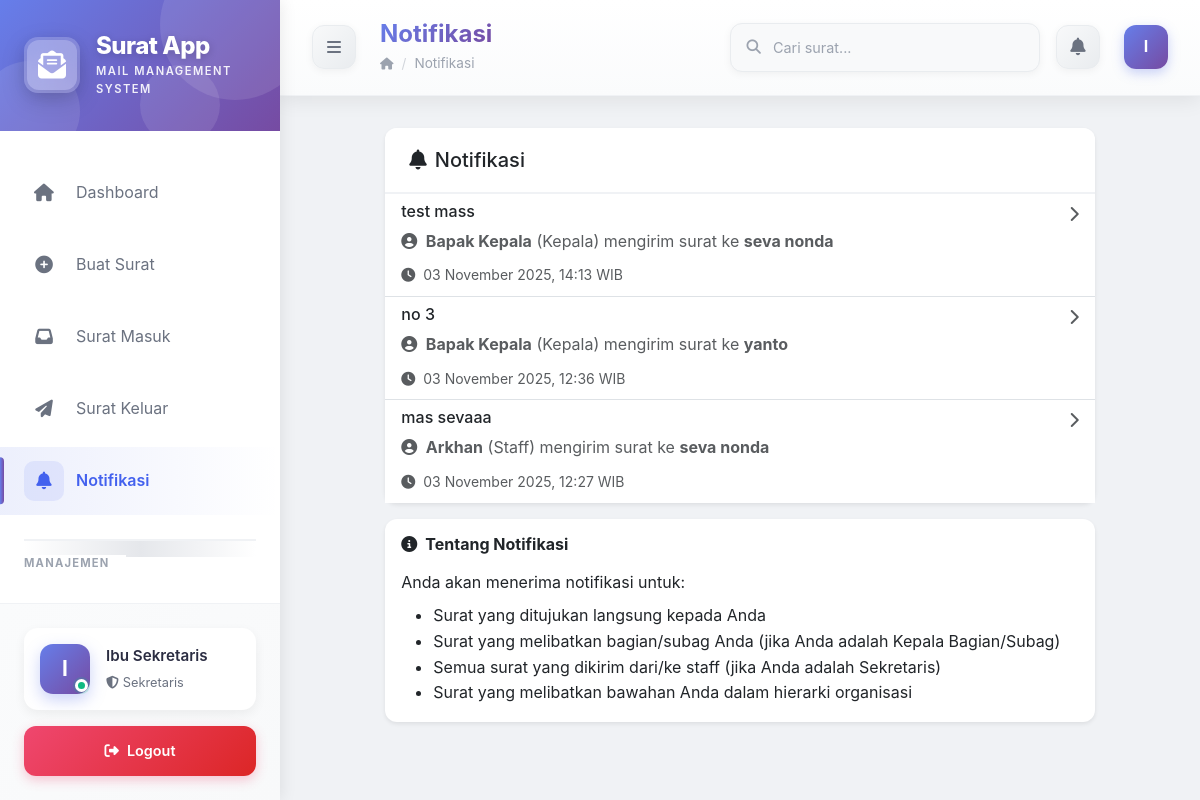
The app's page /notifikasi.php (signed in) with its own data.
### tables this page shows
CREATE TABLE `notifikasi` (
  `id_notif` int(11) NOT NULL,
  `id_surat` int(11) NOT NULL,
  `id_user` int(11) NOT NULL,
  `status` enum('unread','read') DEFAULT 'unread',
  `created_at` datetime DEFAULT current_timestamp()
);

CREATE TABLE `surat` (
  `id_surat` int(11) NOT NULL,
  `pengirim_id` int(11) NOT NULL,
  `penerima_id` int(11) NOT NULL,
  `judul` varchar(30) NOT NULL,
  `isi` text NOT NULL,
  `tanggal_kirim` datetime NOT NULL,
  `status` enum('unread','read') DEFAULT 'unread'
);

CREATE TABLE `users` (
  `id_user` int(11) NOT NULL,
  `nama` varchar(30) NOT NULL,
  `username` varchar(30) NOT NULL,
  `password` varchar(20) NOT NULL,
  `jabatan` enum('kepala','sekretaris','kabag','kasubag','staff') NOT NULL,
  `bagian_id` int(11) DEFAULT NULL,
  `subbag_id` int(11) DEFAULT NULL,
  `created_at` datetime DEFAULT current_timestamp()
);

### config.php (called while the page is built, shortened)
<?php
function formatTanggal($datetime) {
    $bulan = [
        1 => 'Januari', 'Februari', 'Maret', 'April', 'Mei', 'Juni',
        'Juli', 'Agustus', 'September', 'Oktober', 'November', 'Desember'
    ];
    $timestamp = strtotime($datetime);
    $tgl = date('d', $timestamp);
    $bln = $bulan[(int)date('m', $timestamp)];
    $thn = date('Y', $timestamp);
    $jam = date('H:i', $timestamp);
    return "$tgl $bln $thn, $jam WIB";
}
?>

### notifikasi.php (the view, shortened to what this page needs)
<?php
require_once 'config.php';
$user_id = $_SESSION['user_id'];
$query = "SELECT n.*, s.judul, s.tanggal_kirim,
          u_pengirim.nama as pengirim_nama,
          u_pengirim.jabatan as pengirim_jabatan,
          u_penerima.nama as penerima_nama
          FROM notifikasi n
          LEFT JOIN surat s ON n.id_surat = s.id_surat
          LEFT JOIN users u_pengirim ON s.pengirim_id = u_pengirim.id_user
          LEFT JOIN users u_penerima ON s.penerima_id = u_penerima.id_user
          WHERE n.id_user = $user_id
          ORDER BY n.created_at DESC";
$notifications = mysqli_query($conn, $query);
include 'includes/header.php';
?>
<div class="content-wrapper">
    <div class="row">
        <div class="col-lg-10 mx-auto">
            <div class="card">
                <div class="card-header d-flex justify-content-between align-items-center">
                    <h5 class="mb-0">
                        <i class="fas fa-bell me-2"></i>Notifikasi
                    </h5>
                </div>
                <div class="card-body p-0">
                    <?php if (mysqli_num_rows($notifications) > 0): ?>
                        <div class="list-group list-group-flush">
                            <?php while ($notif = mysqli_fetch_assoc($notifications)): ?>
                            <a href="surat_detail.php?id=<?= $notif['id_surat'] ?>"
                               class="list-group-item list-group-item-action <?= $notif['status'] == 'unread' ? 'bg-light' : '' ?>">
                                <div class="d-flex w-100 justify-content-between align-items-start">
                                    <div class="flex-grow-1">
                                        <div class="d-flex align-items-center mb-2">
                                            <h6 class="mb-0"><?= htmlspecialchars($notif['judul']) ?></h6>
                                        </div>
                                        <p class="mb-2 text-muted">
                                            <i class="fas fa-user-circle me-1"></i>
                                            <strong><?= htmlspecialchars($notif['pengirim_nama']) ?></strong>
                                            (<?= ucfirst($notif['pengirim_jabatan']) ?>)
                                            mengirim surat ke
                                            <strong><?= htmlspecialchars($notif['penerima_nama']) ?></strong>
                                        </p>
                                        <small class="text-muted">
                                            <i class="fas fa-clock me-1"></i>
                                            <?= formatTanggal($notif['created_at']) ?>
                                        </small>
                                    </div>
                                    <div class="ms-3">
                                        <i class="fas fa-chevron-right text-muted"></i>
                                    </div>
                                </div>
                            </a>
                            <?php endwhile; ?>
                        </div>
                    <?php endif; ?>
                </div>
            </div>
            <div class="card mt-3">
                <div class="card-body">
                    <h6 class="fw-bold mb-3">
                        <i class="fas fa-info-circle me-2"></i>Tentang Notifikasi
                    </h6>
                    <p class="mb-2">Anda akan menerima notifikasi untuk:</p>
                    <ul class="mb-0">
                        <li>Surat yang ditujukan langsung kepada Anda</li>
                        <li>Surat yang melibatkan bagian/subag Anda (jika Anda adalah Kepala Bagian/Subag)</li>
                        <li>Semua surat yang dikirim dari/ke staff (jika Anda adalah Sekretaris)</li>
                        <li>Surat yang melibatkan bawahan Anda dalam hierarki organisasi</li>
                    </ul>
                </div>
            </div>
        </div>
    </div>
</div>
<?php include 'includes/footer.php'; ?>

### assets/css/style.css (style rules this page uses)
:root { --primary: #4361ee; --secondary: #3f37c9; --success: #06d6a0; --danger: #ef476f; --warning: #ffd166; --info: #06d6a0; --dark: #2b2d42; --light: #f8f9fa; --gradient-1: linear-gradient(135deg, #667eea 0%, #764ba2 100%); --gradient-2: linear-gradient(135deg, #f093fb 0%, #f5576c 100%); --gradient-3: linear-gradient(135deg, #4facfe 0%, #00f2fe 100%); --shadow-sm: 0 2px 4px rgba(0, 0, 0, 0.08); --shadow-md: 0 4px 6px rgba(0, 0, 0, 0.1); --shadow-lg: 0 10px 25px rgba(0, 0, 0, 0.15); --shadow-xl: 0 20px 40px rgba(0, 0, 0, 0.2); }
* { margin: 0; padding: 0; box-sizing: border-box; }
body { font-family: 'Inter', 'Segoe UI', Tahoma, Geneva, Verdana, sans-serif; background: #f0f2f5; color: #333; line-height: 1.6; }
.card { border: none; border-radius: 12px; box-shadow: var(--shadow-sm); transition: all 0.3s ease; }
.card-header { background: white; border-bottom: 2px solid #f0f2f5; padding: 1.25rem 1.5rem; border-radius: 12px 12px 0 0 !important; }
.content-wrapper { padding: 2rem; }

### records on screen
notifikasi: id_surat.judul "test mass", users.nama "Bapak Kepala", users.jabatan "Kepala", users.nama "seva nonda", created_at "03 November 2025, 14:13 WIB"
notifikasi: id_surat.judul "no 3", users.nama "Bapak Kepala", users.jabatan "Kepala", users.nama "yanto", created_at "03 November 2025, 12:36 WIB"
notifikasi: id_surat.judul "mas sevaaa", users.nama "Arkhan", users.jabatan "Staff", users.nama "seva nonda", created_at "03 November 2025, 12:27 WIB"

### other values on screen
substr($_SESSION['nama'], 0, 1) "I"
$_SESSION['nama'] "Ibu Sekretaris"
$_SESSION['jabatan'] "Sekretaris"
$page_title "Notifikasi"
